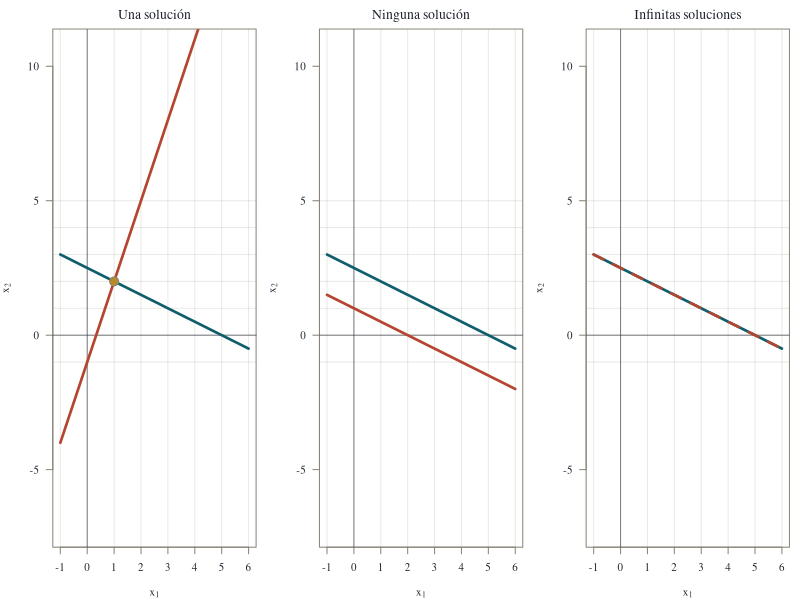
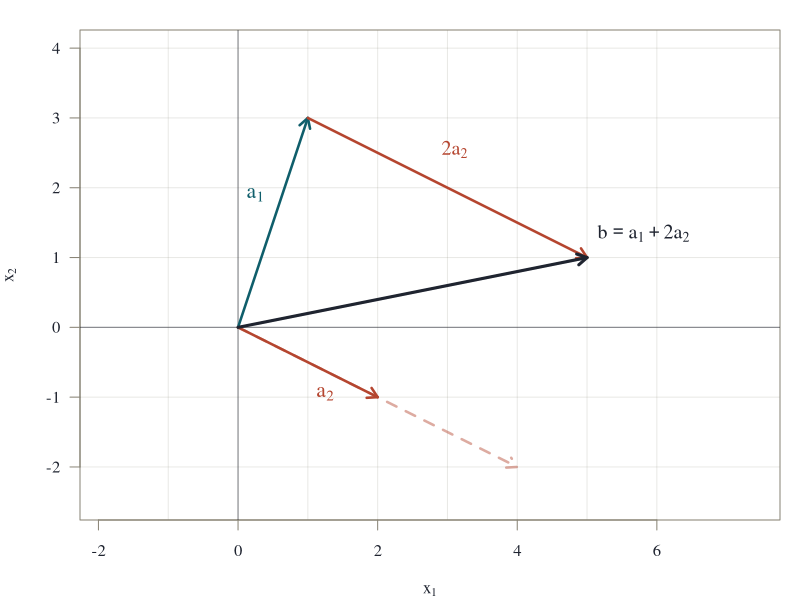
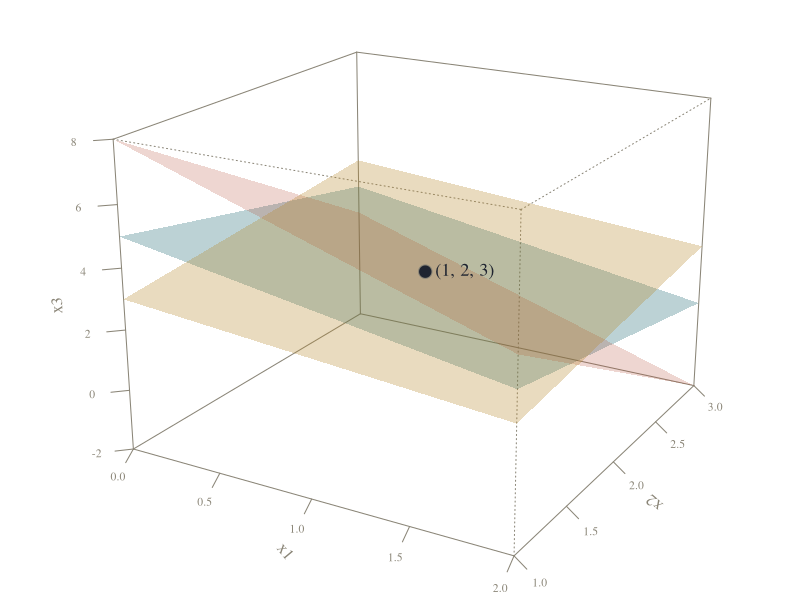
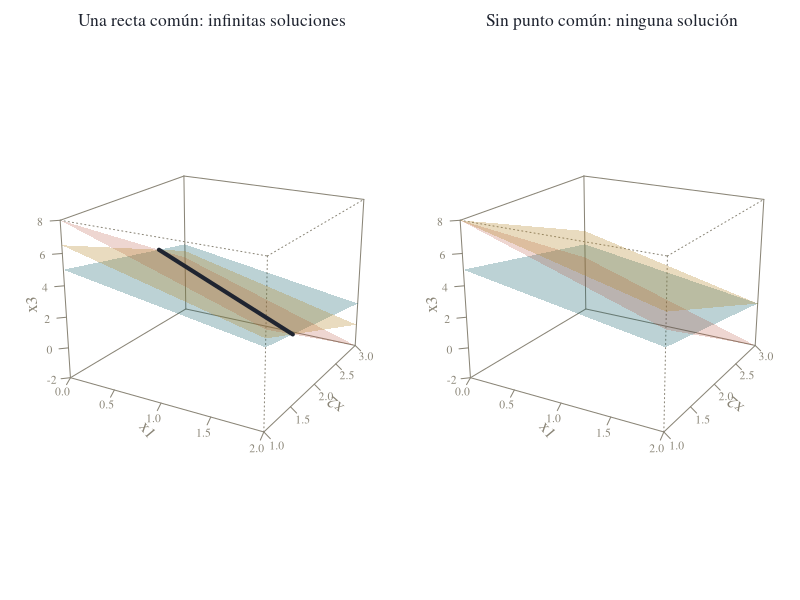
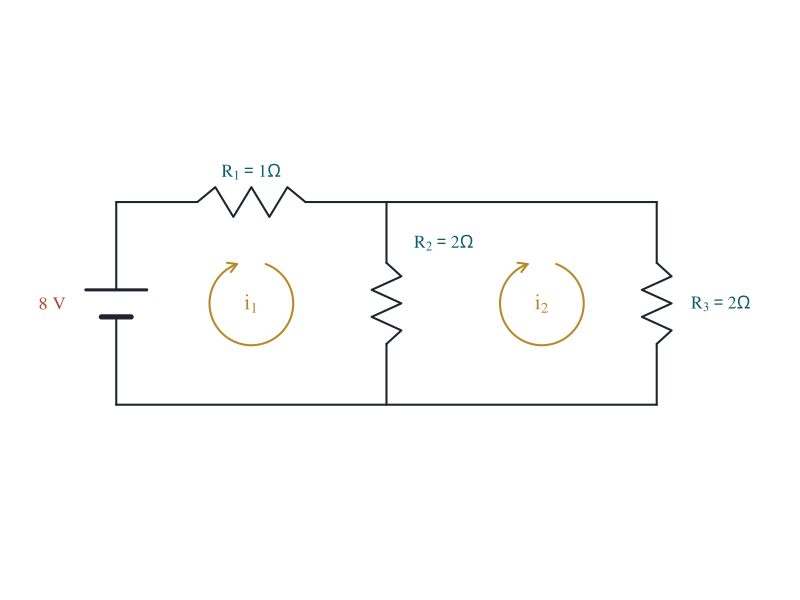
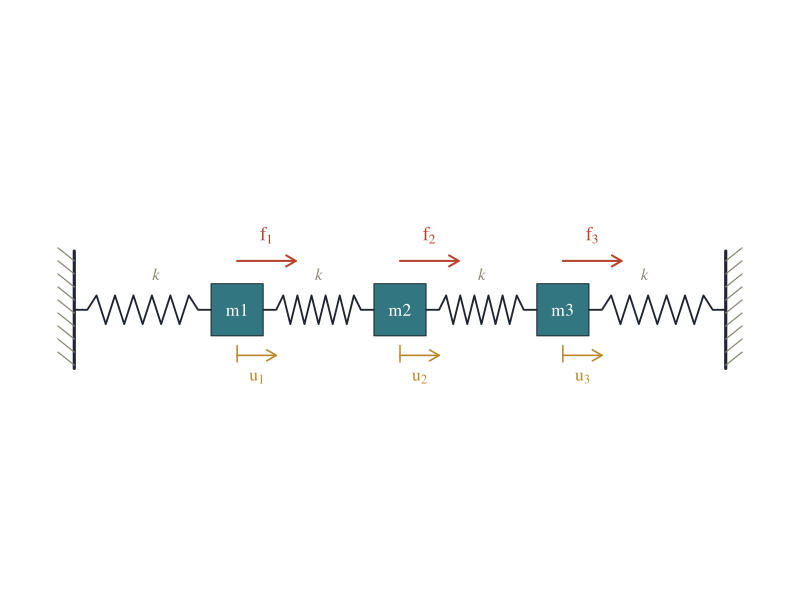
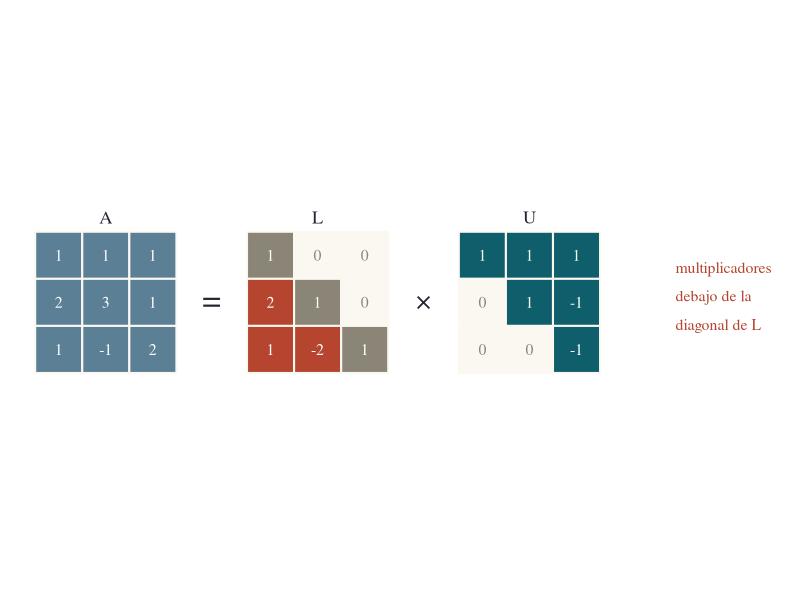
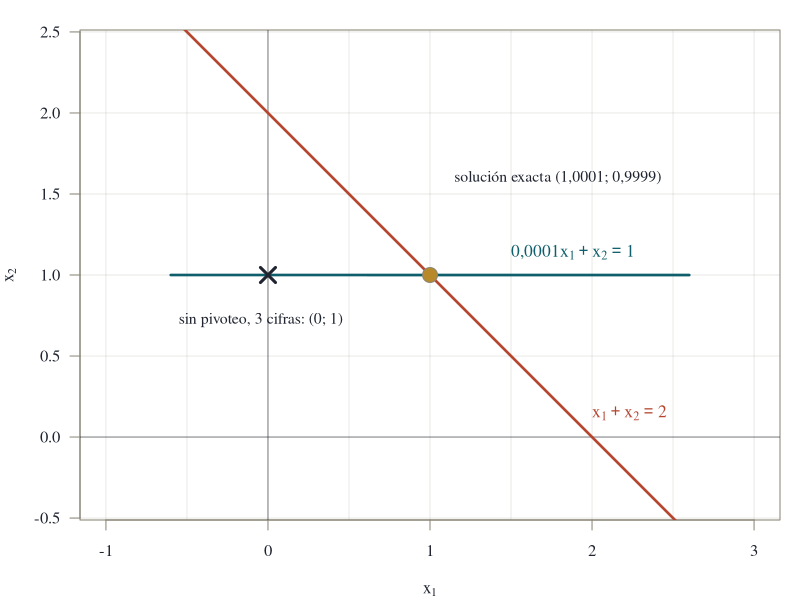

Reproduce these figures in R, in order.
# Genera las figuras estáticas de Álgebra matricial aplicada (PNG para HTML y PDF).
# Uso: Rscript assets/figuras_algebra.R  (desde la raíz del proyecto)
# Misma paleta y estilo que assets/figuras.R.

tinta  <- "#1f2430"
teal   <- "#0f5e6b"
rojo   <- "#b5452f"
ocre   <- "#b8892b"
gris   <- "#8a8577"
azul   <- "#5b7f95"
fondo  <- "#fbf8f1"

dir.create("assets/fig/am", showWarnings = FALSE, recursive = TRUE)

abrir <- function(archivo, w = 7, h = 4.6) {
  png(file.path("assets/fig/am", archivo), width = w, height = h, units = "in",
      res = 200, bg = fondo)
  par(family = "serif", mar = c(4, 4, 1.5, 1), col.axis = tinta, col.lab = tinta,
      fg = gris)
}

# Ejes cartesianos limpios con cuadrícula suave
ejes2d <- function(xlim, ylim, xlab = expression(x[1]), ylab = expression(x[2]), ...) {
  plot(NA, xlim = xlim, ylim = ylim, xlab = xlab, ylab = ylab, las = 1, asp = 1, ...)
  abline(h = pretty(ylim), v = pretty(xlim), col = adjustcolor(gris, 0.18))
  abline(h = 0, v = 0, col = adjustcolor(tinta, 0.55))
}

flecha <- function(x0, y0, x1, y1, col = tinta, lwd = 2.5, ...) {
  arrows(x0, y0, x1, y1, col = col, lwd = lwd, length = 0.11, ...)
}

# Utilidades 3D sobre persp(): devuelve la matriz de proyección y funciones para
# trazar puntos, segmentos y polígonos en coordenadas del espacio.
marco3d <- function(xlim, ylim, zlim, theta = 35, phi = 22, xlab = "x1", ylab = "x2",
                    zlab = "x3", ...) {
  par(mar = c(1.2, 2.4, 1.6, 1.2))
  persp(xlim, ylim, matrix(zlim[1], 2, 2), zlim = zlim, theta = theta, phi = phi,
        col = NA, border = NA, box = TRUE, axes = TRUE, ticktype = "detailed", r = 6,
        xlab = xlab, ylab = ylab, zlab = zlab, expand = 0.75, cex.axis = 0.7, ...)
}
p3 <- function(pm, x, y, z) trans3d(x, y, z, pm)
seg3 <- function(pm, a, b, ...) {
  P <- trans3d(c(a[1], b[1]), c(a[2], b[2]), c(a[3], b[3]), pm)
  lines(P, ...)
}
flecha3 <- function(pm, a, b, col = tinta, lwd = 2.5) {
  P <- trans3d(c(a[1], b[1]), c(a[2], b[2]), c(a[3], b[3]), pm)
  arrows(P$x[1], P$y[1], P$x[2], P$y[2], col = col, lwd = lwd, length = 0.1)
}
poli3 <- function(pm, X, col, border = NA, ...) {
  P <- trans3d(X[, 1], X[, 2], X[, 3], pm)
  polygon(P, col = col, border = border, ...)
}
# Plano a x + b y + c z = d recortado a la caja (c != 0): devuelve la malla como polígonos
plano3 <- function(pm, a, b, c, d, xlim, ylim, col, n = 12) {
  xs <- seq(xlim[1], xlim[2], length.out = n)
  ys <- seq(ylim[1], ylim[2], length.out = n)
  for (i in seq_len(n - 1)) for (j in seq_len(n - 1)) {
    X <- cbind(c(xs[i], xs[i + 1], xs[i + 1], xs[i]), c(ys[j], ys[j], ys[j + 1], ys[j + 1]))
    Z <- (d - a * X[, 1] - b * X[, 2]) / c
    poli3(pm, cbind(X, Z), col = col)
  }
}

# Cada clase agrega aquí sus figuras, en secciones marcadas.

# ===========================================================================
# Clase 1: sistemas lineales
# ---------------------------------------------------------------------------
# 1a. Lectura por filas en 2D: los tres casos
abrir("c01_rectas.png", w = 9, h = 3.4)
par(mfrow = c(1, 3), mar = c(4, 4, 2.2, 0.8))
recta <- function(a, b, c, col, lty = 1) {  # a x1 + b x2 = c, con b != 0
  curve((c - a * x) / b, from = -1, to = 6, add = TRUE, col = col, lwd = 2.6, lty = lty)
}
casos <- list(
  list(t = "Una solución",        l2 = c(3, -1, 1),  p = c(1, 2)),
  list(t = "Ninguna solución",    l2 = c(2, 4, 4),   p = NULL),
  list(t = "Infinitas soluciones", l2 = c(2, 4, 10), p = NULL))
for (cs in casos) {
  ejes2d(c(-1, 6), c(-1, 4.5), main = "")
  title(cs$t, col.main = tinta, font.main = 1, cex.main = 1.25)
  recta(1, 2, 5, teal)
  recta(cs$l2[1], cs$l2[2], cs$l2[3], rojo, lty = if (cs$t == "Infinitas soluciones") 2 else 1)
  if (!is.null(cs$p)) points(cs$p[1], cs$p[2], pch = 21, bg = ocre, cex = 1.8)
}
dev.off()

# 1b. Lectura por columnas: b = 1 a1 + 2 a2
abrir("c01_columnas.png", w = 6.2, h = 5)
ejes2d(c(-0.5, 6), c(-2.5, 4))
a1 <- c(1, 3); a2 <- c(2, -1); b <- c(5, 1)
flecha(0, 0, a1[1], a1[2], col = teal)
flecha(0, 0, a2[1], a2[2], col = rojo)
flecha(0, 0, 2 * a2[1], 2 * a2[2], col = adjustcolor(rojo, 0.45), lty = 2)
flecha(a1[1], a1[2], b[1], b[2], col = rojo)
flecha(0, 0, b[1], b[2], col = tinta, lwd = 3)
text(0.25, 1.9, expression(a[1]), col = teal, cex = 1.3)
text(1.25, -0.95, expression(a[2]), col = rojo, cex = 1.3)
text(3.1, 2.55, expression(2 * a[2]), col = rojo, cex = 1.2)
text(5.15, 1.35, expression(b == a[1] + 2 * a[2]), col = tinta, cex = 1.2, adj = 0)
dev.off()

# 1c. Lectura por filas en 3D: tres planos que se cortan en un punto
abrir("c01_planos.png", w = 6.4, h = 5.4)
xl <- c(0, 2); yl <- c(1, 3); zl <- c(-2, 8)
pm <- marco3d(xl, yl, zl, theta = 30, phi = 20)
plano3(pm, 1, 1, 1, 6,  xl, yl, adjustcolor(teal, 0.28))
plano3(pm, 2, 3, 1, 11, xl, yl, adjustcolor(rojo, 0.22))
plano3(pm, 1, -1, 2, 5, xl, yl, adjustcolor(ocre, 0.30))
P <- p3(pm, 1, 2, 3); points(P, pch = 21, bg = tinta, cex = 1.8)
text(P$x, P$y, "  (1, 2, 3)", adj = 0, col = tinta, cex = 1.1)
dev.off()

# 1d. Tres planos: una recta común o ningún punto común
abrir("c01_planos_casos.png", w = 9.5, h = 4.6)
par(mfrow = c(1, 2))
for (caso in 1:2) {
  pm <- marco3d(xl, yl, c(-2, 8), theta = 30, phi = 20)
  plano3(pm, 1, 1, 1, 6,  xl, yl, adjustcolor(teal, 0.28))
  plano3(pm, 2, 3, 1, 11, xl, yl, adjustcolor(rojo, 0.22))
  plano3(pm, 3, 4, 2, if (caso == 1) 17 else 20, xl, yl, adjustcolor(ocre, 0.30))
  if (caso == 1) {
    t <- c(2.5, 3.5)
    seg3(pm, c(7 - 2 * t[1], -1 + t[1], t[1]), c(7 - 2 * t[2], -1 + t[2], t[2]),
         col = tinta, lwd = 4)
  }
  mtext(if (caso == 1) "Una recta común: infinitas soluciones" else "Sin punto común: ninguna solución",
        side = 3, line = 0.1, col = tinta, cex = 1.05)
}
dev.off()

# 1e. Circuito de dos mallas
abrir("c01_circuito.png", w = 7, h = 3.8)
par(mar = c(0.3, 0.3, 0.3, 0.3))
plot(NA, xlim = c(-1.2, 9.6), ylim = c(-0.7, 3.8), axes = FALSE, xlab = "", ylab = "", asp = 1)
resistor <- function(p, q, etiqueta, lado = c(0, 0.45)) {
  d <- q - p; L <- sqrt(sum(d^2)); u <- d / L; n <- c(-u[2], u[1])
  a <- p + u * (L * 0.3); z <- p + u * (L * 0.7)
  segments(p[1], p[2], a[1], a[2], lwd = 2, col = tinta)
  segments(z[1], z[2], q[1], q[2], lwd = 2, col = tinta)
  k <- 6; pts <- t(sapply(0:k, function(j) a + (z - a) * j / k +
                          n * 0.22 * c(0, 1, -1, 1, -1, 1, 0)[j + 1]))
  lines(pts, lwd = 2, col = tinta)
  m <- (p + q) / 2 + lado
  text(m[1], m[2], etiqueta, col = teal, cex = 1.05)
}
cable <- function(p, q) segments(p[1], p[2], q[1], q[2], lwd = 2, col = tinta)
cable(c(0, 0), c(8, 0)); cable(c(4, 3), c(8, 3))
resistor(c(0, 3), c(4, 3), expression(R[1] == 1 * Omega))
resistor(c(4, 3), c(4, 0), expression(R[2] == 2 * Omega), lado = c(0.85, 0.9))
resistor(c(8, 3), c(8, 0), expression(R[3] == 2 * Omega), lado = c(0.95, 0))
# batería en la rama izquierda
cable(c(0, 0), c(0, 1.3)); cable(c(0, 1.7), c(0, 3))
segments(-0.45, 1.7, 0.45, 1.7, lwd = 3, col = tinta)
segments(-0.22, 1.3, 0.22, 1.3, lwd = 5, col = tinta)
text(-0.95, 1.5, "8 V", col = rojo, cex = 1.1)
# corrientes de malla
for (cx in c(2, 6.3)) {
  th <- seq(0.35, 2 * pi - 0.35, length.out = 60)
  lines(cx + 0.62 * cos(-th + pi / 2), 1.5 + 0.62 * sin(-th + pi / 2), col = ocre, lwd = 2)
  arrows(cx + 0.62 * cos(-th[59] + pi / 2), 1.5 + 0.62 * sin(-th[59] + pi / 2),
         cx + 0.62 * cos(-th[60] + pi / 2), 1.5 + 0.62 * sin(-th[60] + pi / 2),
         col = ocre, lwd = 2, length = 0.1)
}
text(2, 1.5, expression(i[1]), col = ocre, cex = 1.3)
text(6.3, 1.5, expression(i[2]), col = ocre, cex = 1.3)
dev.off()

# ===========================================================================
# Clase 2: LU, inversas y bloques
# ---------------------------------------------------------------------------
# 2a. Cadena de tres masas y cuatro resortes entre dos paredes
abrir("c02_resortes.png", w = 8, h = 2.6)
par(mar = c(0.3, 0.3, 0.3, 0.3))
plot(NA, xlim = c(-0.6, 10.6), ylim = c(-1.3, 1.6), axes = FALSE, xlab = "", ylab = "", asp = 1)
pared <- function(x, lado) {
  segments(x, -0.9, x, 0.9, lwd = 3, col = tinta)
  for (y in seq(-0.85, 0.75, by = 0.2))
    segments(x, y, x + lado * 0.25, y + 0.2, col = gris, lwd = 1.2)
}
resorte <- function(x0, x1, y = 0) {
  xs <- seq(x0 + 0.2, x1 - 0.2, length.out = 13)
  ys <- y + c(0, rep(c(0.22, -0.22), length.out = 11), 0)
  lines(c(x0, xs, x1), c(y, ys, y), col = tinta, lwd = 1.8)
}
pared(0, -1); pared(10, 1)
xm <- c(2.5, 5, 7.5)
bordes <- c(0, xm, 10)
for (k in 1:4) resorte(bordes[k] + ifelse(k == 1, 0, 0.4), bordes[k + 1] - ifelse(k == 4, 0, 0.4))
for (k in 1:3) {
  rect(xm[k] - 0.4, -0.4, xm[k] + 0.4, 0.4, col = adjustcolor(teal, 0.85), border = tinta)
  text(xm[k], 0, paste0("m", k), col = "white", cex = 1.05)
  flecha(xm[k], 0.75, xm[k] + 0.9, 0.75, col = rojo, lwd = 2)
  text(xm[k] + 0.45, 1.15, bquote(f[.(k)]), col = rojo, cex = 1.15)
  segments(xm[k], -0.55, xm[k], -0.8, col = ocre, lwd = 1.5)
  flecha(xm[k], -0.7, xm[k] + 0.6, -0.7, col = ocre, lwd = 1.6)
  text(xm[k] + 0.3, -1.05, bquote(u[.(k)]), col = ocre, cex = 1.05)
}
for (k in 1:4) text((bordes[k] + bordes[k + 1]) / 2, 0.55, "k", col = gris, font = 3)
dev.off()

# 2b. A = LU como patrón de entradas
abrir("c02_patron_lu.png", w = 7.5, h = 2.6)
par(mar = c(0.3, 0.3, 0.3, 0.3))
plot(NA, xlim = c(0, 15.5), ylim = c(-0.3, 3.4), axes = FALSE, xlab = "", ylab = "", asp = 1)
matriz <- function(x0, M, colfun, titulo) {
  for (i in 1:3) for (j in 1:3) {
    col <- colfun(i, j)
    rect(x0 + j - 1, 3 - i, x0 + j, 4 - i, col = col, border = fondo, lwd = 2)
    text(x0 + j - 0.5, 3.5 - i, M[i, j], cex = 0.95,
         col = if (col == fondo) gris else "white")
  }
  text(x0 + 1.5, 3.3, titulo, col = tinta, cex = 1.1)
}
A <- matrix(c("1","1","1","2","3","1","1","-1","2"), 3, byrow = TRUE)
L <- matrix(c("1","0","0","2","1","0","1","-2","1"), 3, byrow = TRUE)
U <- matrix(c("1","1","1","0","1","-1","0","0","-1"), 3, byrow = TRUE)
matriz(0, A, function(i, j) azul, "A")
text(3.75, 1.5, "=", cex = 2, col = tinta)
matriz(4.5, L, function(i, j) if (i > j) rojo else if (i == j) gris else fondo, "L")
text(8.25, 1.5, "×", cex = 1.6, col = tinta)
matriz(9, U, function(i, j) if (i <= j) teal else fondo, "U")
text(13.6, 2.2, "multiplicadores", col = rojo, cex = 0.95, adj = 0)
text(13.6, 1.6, "debajo de la", col = rojo, cex = 0.95, adj = 0)
text(13.6, 1.0, "diagonal de L", col = rojo, cex = 0.95, adj = 0)
dev.off()

# 2c. Pivote pequeño: la solución correcta y la que entrega la eliminación sin pivoteo
abrir("c02_pivoteo.png", w = 6.4, h = 4.6)
ejes2d(c(-0.6, 2.6), c(-0.4, 2.4))
eps <- 1e-4
curve((1 - eps * x) / 1, from = -0.6, to = 2.6, add = TRUE, col = teal, lwd = 2.6)
curve(2 - x, from = -0.6, to = 2.6, add = TRUE, col = rojo, lwd = 2.6)
points(1.0001, 0.9999, pch = 21, bg = ocre, cex = 2)
points(0, 1, pch = 4, col = tinta, cex = 2, lwd = 3)
text(1.15, 1.6, "solución exacta (1,0001; 0,9999)", adj = 0, col = tinta, cex = 0.95)
text(-0.55, 0.72, "sin pivoteo, 3 cifras: (0; 1)", adj = 0, col = tinta, cex = 0.95)
text(2.0, 0.15, expression(x[1] + x[2] == 2), col = rojo, cex = 1.05, adj = 0)
text(1.5, 1.14, expression("0,0001" * x[1] + x[2] == 1), col = teal, cex = 1.05, adj = 0)
dev.off()

# ===========================================================================
# Clase 3: los cuatro subespacios
# ---------------------------------------------------------------------------
# Plano generado por dos vectores (por el origen), como paralelogramo recortado
plano_gen <- function(pm, u, v, s = 1, col) {
  X <- rbind(-s * u - s * v, s * u - s * v, s * u + s * v, -s * u + s * v)
  poli3(pm, X, col = col, border = adjustcolor(tinta, 0.25))
}
# 3a. Subespacios de R^3: un plano y una recta por el origen; un plano desplazado no lo es
abrir("c03_subespacios.png", w = 6.6, h = 5.4)
pm <- marco3d(c(-2, 2), c(-2, 2), c(-2, 3.5), theta = 35, phi = 22)
u <- c(1, 0, 0.3); v <- c(0, 1, 0.3)
plano_gen(pm, u, v, s = 1.7, adjustcolor(teal, 0.30))
Xd <- rbind(-1.7 * u - 1.7 * v, 1.7 * u - 1.7 * v, 1.7 * u + 1.7 * v, -1.7 * u + 1.7 * v)
Xd[, 3] <- Xd[, 3] + 2
poli3(pm, Xd, col = adjustcolor(rojo, 0.18), border = adjustcolor(rojo, 0.5))
d <- c(-0.5, 0.9, 1)
seg3(pm, -1.9 * d, 1.9 * d, col = ocre, lwd = 3.5)
P0 <- p3(pm, 0, 0, 0); points(P0, pch = 21, bg = tinta, cex = 1.4)
t1 <- p3(pm, -1.7, 1.7, 0); text(t1, "plano por el origen", col = teal, cex = 1, pos = 2)
t2 <- p3(pm, -1.7, 1.7, 2); text(t2, "plano desplazado", col = rojo, cex = 1, pos = 2)
t3 <- p3(pm, 1.9 * d[1], 1.9 * d[2], 1.9 * d[3]); text(t3, "recta por el origen", col = ocre, cex = 1, pos = 4)
dev.off()

# 3b. Los cuatro subespacios de A = [1 2; 2 4] en el plano de entrada y el de salida
abrir("c03_cuatro_2d.png", w = 9, h = 4.4)
par(mfrow = c(1, 2), mar = c(4, 4, 2.2, 1))
ejes2d(c(-2.5, 2.5), c(-2.5, 2.5)); title("Entrada: R² (vectores x)", col.main = tinta, font.main = 1)
abline(0, 2, col = teal, lwd = 3); abline(0, -0.5, col = rojo, lwd = 3)
text(0.95, 2.3, "espacio fila", col = teal, adj = 1); text(-2.4, 1.55, "espacio nulo", col = rojo, adj = 0)
flecha(0, 0, 1, 2, col = teal); flecha(0, 0, -2, 1, col = rojo)
ejes2d(c(-2.5, 2.5), c(-2.5, 2.5), xlab = expression(b[1]), ylab = expression(b[2])); title("Salida: R² (vectores b = Ax)", col.main = tinta, font.main = 1)
abline(0, 2, col = azul, lwd = 3); abline(0, -0.5, col = ocre, lwd = 3)
text(0.95, 2.3, "espacio columna", col = azul, adj = 1); text(-2.4, 1.55, "nulo izquierdo", col = ocre, adj = 0)
flecha(0, 0, 1, 2, col = azul); flecha(0, 0, -2, 1, col = ocre)
dev.off()

# 3c. Espacio fila (plano) y espacio nulo (recta perpendicular) de B = [1 1 1; 2 3 1; 3 4 2]
abrir("c03_fila_nulo.png", w = 6.4, h = 5.4)
pm <- marco3d(c(-2.2, 2.2), c(-2.2, 2.2), c(-2.2, 2.2), theta = 25, phi = 18)
r1 <- c(1, 0, 2) / sqrt(5); r2 <- c(0, 1, -1); r2 <- r2 - sum(r2 * r1) * r1; r2 <- r2 / sqrt(sum(r2^2))
plano_gen(pm, r1, r2, s = 1.5, adjustcolor(teal, 0.28))
n <- c(-2, 1, 1) / sqrt(6)
seg3(pm, -2 * n, 2 * n, col = rojo, lwd = 3.5)
flecha3(pm, c(0, 0, 0), c(1, 0, 2) * 0.7, col = teal)
flecha3(pm, c(0, 0, 0), c(0, 1, -1) * 0.9, col = teal)
flecha3(pm, c(0, 0, 0), c(-2, 1, 1) * 0.55, col = rojo)
text(p3(pm, 2 * n[1], 2 * n[2], 2 * n[3]), "espacio nulo", col = rojo, pos = 2)
text(p3(pm, 0.75, 0, 1.45), "espacio fila", col = teal, pos = 4)
dev.off()

# 3d. Estructura de las soluciones: recta solución paralela al espacio nulo
abrir("c03_soluciones.png", w = 6.6, h = 5.4)
pm <- marco3d(c(-3, 7), c(-2, 3), c(-1.5, 4), theta = 30, phi = 20)
d <- c(-2, 1, 1)
seg3(pm, -1.4 * d, 1.4 * d, col = rojo, lwd = 3.2)
xp <- c(7, -1, 0)
seg3(pm, xp + 0 * d, xp + 4 * d, col = teal, lwd = 3.2)
flecha3(pm, c(0, 0, 0), xp, col = gris, lwd = 2)
points(p3(pm, 7, -1, 0), pch = 21, bg = teal, cex = 1.5)
points(p3(pm, 1, 2, 3), pch = 21, bg = ocre, cex = 1.5)
points(p3(pm, 0, 0, 0), pch = 21, bg = tinta, cex = 1.3)
text(p3(pm, 7, -1, 0), expression(x[p] == (7 * "," * -1 * "," * 0)), pos = 4, col = teal, cex = 0.95)
text(p3(pm, 1, 2, 3), "(1, 2, 3)", pos = 4, col = ocre, cex = 0.95)
text(p3(pm, -2.8, 1.4, 1.4), "N(A)", col = rojo, pos = 3)
text(p3(pm, -1, 3, 4), expression(x[p] + N(A)), col = teal, pos = 4)
dev.off()

# 3e. Red de tres nodos: potenciales, diferencias y un lazo
abrir("c03_red.png", w = 6, h = 4.6)
par(mar = c(0.3, 0.3, 0.3, 0.3))
plot(NA, xlim = c(-0.6, 4.6), ylim = c(-0.7, 3.9), axes = FALSE, xlab = "", ylab = "", asp = 1)
N <- rbind(c(0, 0), c(4, 0), c(2, 3.3))
arista <- function(a, b, et, off) {
  p <- N[a, ]; q <- N[b, ]; u <- (q - p) / sqrt(sum((q - p)^2))
  arrows(p[1] + 0.35 * u[1], p[2] + 0.35 * u[2], q[1] - 0.35 * u[1], q[2] - 0.35 * u[2],
         col = tinta, lwd = 2.5, length = 0.13)
  m <- (p + q) / 2 + off; text(m[1], m[2], et, col = tinta, cex = 1.15)
}
arista(1, 2, expression(a[1]), c(0, -0.35))
arista(2, 3, expression(a[2]), c(0.45, 0.1))
arista(1, 3, expression(a[3]), c(-0.45, 0.1))
for (k in 1:3) {
  symbols(N[k, 1], N[k, 2], circles = 0.3, inches = FALSE, add = TRUE, bg = teal, fg = tinta)
  text(N[k, 1], N[k, 2], k, col = "white", cex = 1.1)
}
text(N[1, 1] - 0.2, N[1, 2] - 0.55, expression(x[1]), col = teal)
text(N[2, 1] + 0.2, N[2, 2] - 0.55, expression(x[2]), col = teal)
text(N[3, 1] + 0.55, N[3, 2] + 0.25, expression(x[3]), col = teal)
th <- seq(-0.3, 2 * pi - 1.1, length.out = 80)
lines(2 + 0.55 * cos(th), 1.15 + 0.55 * sin(th), col = ocre, lwd = 2)
arrows(2 + 0.55 * cos(th[79]), 1.15 + 0.55 * sin(th[79]), 2 + 0.55 * cos(th[80]),
       1.15 + 0.55 * sin(th[80]), col = ocre, lwd = 2, length = 0.1)
text(2, 1.15, "lazo", col = ocre, cex = 0.95)
dev.off()

# ===========================================================================
# Clase 4: determinantes
# ---------------------------------------------------------------------------
# 4a. Área del paralelogramo por el rectángulo que lo contiene
abrir("c04_area.png", w = 6, h = 4.8)
ejes2d(c(-0.3, 4.5), c(-0.3, 3.4))
rect(0, 0, 4, 3, border = gris, lty = 2, lwd = 1.5)
polygon(c(0, 3, 4, 1), c(0, 1, 3, 2), col = adjustcolor(teal, 0.3), border = teal, lwd = 2)
flecha(0, 0, 3, 1, col = rojo); flecha(0, 0, 1, 2, col = ocre)
polygon(c(0, 3, 3), c(0, 0, 1), col = adjustcolor(gris, 0.18), border = NA)
polygon(c(1, 4, 1), c(3, 3, 2), col = adjustcolor(gris, 0.18), border = NA)
polygon(c(0, 0, 1), c(0, 2, 2), col = adjustcolor(gris, 0.30), border = NA)
polygon(c(4, 4, 3), c(3, 1, 1), col = adjustcolor(gris, 0.30), border = NA)
rect(0, 2, 1, 3, col = adjustcolor(ocre, 0.15), border = NA)
rect(3, 0, 4, 1, col = adjustcolor(ocre, 0.15), border = NA)
text(2.1, 0.35, expression((a * "," * c) == (3 * "," * 1)), col = rojo, cex = 0.95)
text(0.3, 1.15, expression((b * "," * d)), col = ocre, cex = 0.95, adj = 0)
text(2.05, 1.55, "área = ad − bc = 5", col = tinta, cex = 1.05)
dev.off()

# 4b. Cómo transforma una matriz el cuadrado unitario: área y orientación
abrir("c04_transformacion.png", w = 9.5, h = 3.9)
par(mfrow = c(1, 3), mar = c(4, 4, 2.4, 0.8))
cuadro <- rbind(c(0, 0), c(1, 0), c(1, 1), c(0, 1))
dibuja <- function(M, titulo, lim, p1 = 4, p2 = 3) {
  ejes2d(lim, lim); title(titulo, col.main = tinta, font.main = 1, cex.main = 1.15)
  P <- t(M %*% t(cuadro))
  polygon(P, col = adjustcolor(teal, 0.3), border = teal, lwd = 2)
  flecha(0, 0, P[2, 1], P[2, 2], col = rojo); flecha(0, 0, P[4, 1], P[4, 2], col = ocre)
  text(P[2, 1], P[2, 2], expression(Ae[1]), pos = p1, col = rojo)
  text(P[4, 1], P[4, 2], expression(Ae[2]), pos = p2, col = ocre)
}
dibuja(diag(2), "Cuadrado unitario: área 1", c(-0.5, 4.2))
dibuja(matrix(c(3, 1, 1, 2), 2), "det = 5: área ×5", c(-0.5, 4.2))
dibuja(matrix(c(0, 2, 1, 0), 2), "det = −2: área ×2, giro invertido", c(-0.5, 4.2), p1 = 2, p2 = 1)
dev.off()

# 4c. Paralelepípedo generado por las columnas de [1 1 0; 0 1 1; 1 0 1] (volumen 2)
abrir("c04_paralelepipedo.png", w = 6.4, h = 5.4)
pm <- marco3d(c(0, 2), c(0, 2), c(0, 2), theta = 35, phi = 20)
v1 <- c(1, 0, 1); v2 <- c(1, 1, 0); v3 <- c(0, 1, 1)
caras <- list(c(0, 1, 0, 0), c(0, 0, 1, 0), c(0, 0, 0, 1))
vert <- function(s1, s2, s3) s1 * v1 + s2 * v2 + s3 * v3
cara <- function(a, b, fijo, val, col) {
  X <- rbind(c(0, 0), c(1, 0), c(1, 1), c(0, 1))
  Q <- t(apply(X, 1, function(r) { s <- c(0, 0, 0); s[a] <- r[1]; s[b] <- r[2]; s[fijo] <- val; vert(s[1], s[2], s[3]) }))
  poli3(pm, Q, col = col, border = adjustcolor(teal, 0.8))
}
for (val in c(0, 1)) {
  cara(1, 2, 3, val, adjustcolor(teal, 0.16))
  cara(1, 3, 2, val, adjustcolor(teal, 0.16))
  cara(2, 3, 1, val, adjustcolor(teal, 0.16))
}
flecha3(pm, c(0, 0, 0), v1, col = rojo); flecha3(pm, c(0, 0, 0), v2, col = ocre); flecha3(pm, c(0, 0, 0), v3, col = azul)
text(p3(pm, v1[1], v1[2], v1[3]), expression(a[1]), pos = 2, col = rojo)
text(p3(pm, v2[1], v2[2], v2[3]), expression(a[2]), pos = 4, col = ocre)
text(p3(pm, v3[1], v3[2], v3[3]), expression(a[3]), pos = 3, col = azul)
dev.off()

# 4d. Coordenadas polares: el elemento de área r dr dθ
abrir("c04_polares.png", w = 5.6, h = 5.2)
ejes2d(c(-0.2, 3.2), c(-0.2, 3.2))
for (r in 1:3) { th <- seq(0, pi / 2, length.out = 100); lines(r * cos(th), r * sin(th), col = adjustcolor(gris, 0.6)) }
for (th in seq(0, pi / 2, by = pi / 12)) segments(0, 0, 3.1 * cos(th), 3.1 * sin(th), col = adjustcolor(gris, 0.45))
r0 <- 2; dr <- 0.5; t0 <- pi / 6; dt <- pi / 12
th <- seq(t0, t0 + dt, length.out = 40)
polygon(c((r0) * cos(th), rev((r0 + dr) * cos(th))), c((r0) * sin(th), rev((r0 + dr) * sin(th))),
        col = adjustcolor(teal, 0.45), border = teal, lwd = 2)
text(1.25, 3.05, "lados ≈ dr y r dθ", col = teal, adj = 0, cex = 0.95)
text(1.25, 2.8, "área ≈ r dr dθ", col = teal, adj = 0, cex = 0.95)
dev.off()

# ===========================================================================
# Clase 5: ortogonalidad y QR
# ---------------------------------------------------------------------------
angulo_recto <- function(P, u, w, s = 0.18, col = tinta) {  # marca de ángulo recto en P entre u y w
  u <- u / sqrt(sum(u^2)) * s; w <- w / sqrt(sum(w^2)) * s
  lines(rbind(P + u, P + u + w, P + w), col = col, lwd = 1.2)
}
# 5a. Proyección de b = (1,3) sobre la recta de a = (2,1)
abrir("c05_proyeccion.png", w = 6, h = 4.8)
ejes2d(c(-1.5, 4), c(-0.5, 3.4))
a <- c(2, 1); b <- c(1, 3); p <- c(2, 1); e <- b - p
abline(0, 0.5, col = adjustcolor(teal, 0.5), lwd = 1.5, lty = 2)
flecha(0, 0, b[1], b[2], col = tinta)
flecha(0, 0, a[1], a[2], col = teal, lwd = 3.2)
segments(p[1], p[2], b[1], b[2], col = rojo, lwd = 2.5, lty = 2)
angulo_recto(p, -a, e, s = 0.25)
points(p[1], p[2], pch = 21, bg = ocre, cex = 1.6)
text(b[1], b[2], "b = (1, 3)", pos = 4, col = tinta)
text(2.05, 0.65, "p = a = (2, 1)", pos = 4, col = teal)
text(1.65, 2.1, "e = b − p = (−1, 2)", pos = 4, col = rojo)
text(3.75, 1.55, "recta de a", col = teal, cex = 0.9)
dev.off()

# 5b. Rotación y reflexión del plano: la reflexión invierte la orientación
abrir("c05_rot_refl.png", w = 9, h = 4.4)
par(mfrow = c(1, 2), mar = c(4, 4, 2.4, 0.8))
L <- rbind(c(0.4, 0.15), c(1.6, 0.15), c(1.6, 0.5), c(0.75, 0.5), c(0.75, 1.3), c(0.4, 1.3))
th <- pi / 3
Rm <- matrix(c(cos(th), sin(th), -sin(th), cos(th)), 2)
Hm <- matrix(c(cos(th), sin(th), sin(th), -cos(th)), 2)
ejes2d(c(-1.6, 1.8), c(-0.3, 1.9)); title("Rotación en 60°", col.main = tinta, font.main = 1, cex.main = 1.15)
polygon(L, col = adjustcolor(gris, 0.25), border = gris, lwd = 1.5)
polygon(t(Rm %*% t(L)), col = adjustcolor(teal, 0.35), border = teal, lwd = 2)
arc <- seq(0.25, 0.25 + th, length.out = 40); lines(1.25 * cos(arc), 1.25 * sin(arc), col = ocre, lwd = 1.8)
text(1.3, 1.05, "60°", col = ocre)
ejes2d(c(-0.6, 1.9), c(-0.3, 1.9)); title("Reflexión en la recta de 30°", col.main = tinta, font.main = 1, cex.main = 1.15)
abline(0, tan(pi / 6), col = rojo, lwd = 1.8, lty = 2)
polygon(L, col = adjustcolor(gris, 0.25), border = gris, lwd = 1.5)
polygon(t(Hm %*% t(L)), col = adjustcolor(teal, 0.35), border = teal, lwd = 2)
text(1.75, 0.83, "espejo", col = rojo, cex = 0.95)
dev.off()

# 5c. Gram–Schmidt: en el plano y en el espacio
abrir("c05_gram_schmidt.png", w = 9.6, h = 4.7)
par(mfrow = c(1, 2))
par(mar = c(4, 4, 2.2, 0.8))
ejes2d(c(-0.4, 3.4), c(-0.9, 4.3)); title("En el plano", col.main = tinta, font.main = 1, cex.main = 1.15)
a1 <- c(3, 4); a2 <- c(2, 1); q1 <- a1 / 5; pr <- 2 * q1; v2 <- a2 - pr
flecha(0, 0, a1[1], a1[2], col = teal); flecha(0, 0, a2[1], a2[2], col = ocre)
segments(pr[1], pr[2], a2[1], a2[2], col = rojo, lwd = 2, lty = 2)
flecha(0, 0, v2[1], v2[2], col = rojo); flecha(0, 0, q1[1], q1[2], col = tinta, lwd = 3.2)
angulo_recto(pr, -a1, a2 - pr, s = 0.2)
points(pr[1], pr[2], pch = 21, bg = ocre, cex = 1.3)
text(a1[1], a1[2], expression(a[1]), pos = 3, col = teal)
text(a2[1], a2[2], expression(a[2]), pos = 4, col = ocre)
text(pr[1], pr[2], expression(2 * q[1]), pos = 2, col = ocre)
text(q1[1], q1[2], expression(q[1]), pos = 2, col = tinta)
text(v2[1], v2[2], expression(q[2] == a[2] - 2 * q[1]), pos = 4, col = rojo, cex = 0.95)
A1 <- c(1, 2, 2); A2 <- c(4, 5, 2); PR <- 2 * A1; V2 <- A2 - PR
pm <- marco3d(c(0, 4.5), c(0, 5.5), c(-2, 4.5), theta = 40, phi = 18)
title("En el espacio", col.main = tinta, font.main = 1, cex.main = 1.15)
seg3(pm, c(0, 0, 0), 2.3 * A1, col = adjustcolor(teal, 0.5), lty = 2)
flecha3(pm, c(0, 0, 0), A1, col = teal); flecha3(pm, c(0, 0, 0), A2, col = ocre)
seg3(pm, PR, A2, col = rojo, lwd = 2, lty = 2)
flecha3(pm, c(0, 0, 0), V2, col = rojo)
points(p3(pm, PR[1], PR[2], PR[3]), pch = 21, bg = ocre, cex = 1.3)
text(p3(pm, A1[1], A1[2], A1[3]), expression(a[1]), pos = 2, col = teal)
text(p3(pm, A2[1], A2[2], A2[3]), expression(a[2]), pos = 1, col = ocre)
text(p3(pm, PR[1], PR[2], PR[3]), expression(6 * q[1]), pos = 2, col = ocre)
text(p3(pm, V2[1], V2[2], V2[3]), expression(v[2] == 3 * q[2]), pos = 4, col = rojo)
dev.off()

# 5d. Proyección de b = (3,0,0) sobre el plano generado por q1 y q2
abrir("c05_proy_plano.png", w = 6.6, h = 5.4)
u <- c(1, 2, 2) / 3; v <- c(2, 1, -2) / 3; B <- c(3, 0, 0); P <- u + 2 * v
S <- rbind(c(-0.6, -0.4), c(2.2, -0.4), c(2.2, 2.6), c(-0.6, 2.6))
X <- t(apply(S, 1, function(s) s[1] * u + s[2] * v))
pm <- marco3d(range(c(X[, 1], 0, 3)), range(c(X[, 2], 0)), range(c(X[, 3], 0, 1)), theta = -35, phi = 22)
poli3(pm, X, col = adjustcolor(teal, 0.25), border = adjustcolor(teal, 0.6))
flecha3(pm, c(0, 0, 0), B, col = tinta)
flecha3(pm, c(0, 0, 0), P, col = teal)
seg3(pm, P, B, col = rojo, lwd = 2.5, lty = 2)
flecha3(pm, c(0, 0, 0), u, col = ocre, lwd = 2); flecha3(pm, c(0, 0, 0), v, col = ocre, lwd = 2)
text(p3(pm, B[1], B[2], B[3]), "b = (3, 0, 0)", pos = 4, col = tinta)
text(p3(pm, P[1], P[2], P[3]), "p", pos = 2, col = teal, cex = 1.2)
M <- (P + B) / 2; text(p3(pm, M[1], M[2], M[3]), "e = 2q3", pos = 3, col = rojo)
text(p3(pm, u[1], u[2], u[3]), expression(q[1]), pos = 3, col = ocre)
text(p3(pm, v[1], v[2], v[3]), expression(q[2]), pos = 1, col = ocre)
dev.off()

# 5e. Reflexión de Householder que lleva a = (3,4) a (5,0)
abrir("c05_householder.png", w = 6, h = 4.9)
ejes2d(c(-2.6, 5.6), c(-0.8, 4.6))
a <- c(3, 4); Ha <- c(5, 0); vv <- a - Ha
abline(0, 0.5, col = rojo, lwd = 1.8, lty = 2)
flecha(0, 0, a[1], a[2], col = teal); flecha(0, 0, Ha[1], Ha[2], col = teal)
flecha(0, 0, vv[1], vv[2], col = ocre)
segments(a[1], a[2], Ha[1], Ha[2], col = adjustcolor(ocre, 0.7), lty = 3, lwd = 1.8)
text(a[1], a[2], "a = (3, 4)", pos = 4, col = teal)
text(Ha[1], Ha[2], "Ha = (5, 0)", pos = 3, col = teal)
text(vv[1], vv[2], "v = a − 5e1 = (−2, 4)", pos = 4, col = ocre)
text(3.0, 0.7, "espejo (perpendicular a v)", col = rojo, cex = 0.9)
dev.off()
